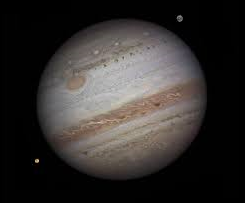
#> input picture Ressources/picture_png_1.PNG, 245 x 203 px
$ python test.py
#> lines starting #> are read from the running program, lines starting #| are printed output that depends on the picture
import cv2
from cv2 import dnn_superres
from stack_images import stackImages


##takes a really long time to run

sr = dnn_superres.DnnSuperResImpl_create()

image = cv2.imread('Ressources/picture_png_1.PNG')
#> image is the input picture: shape (203, 245, 3); mean B, G, R 45, 46.7, 50.1
image2 = cv2.imread('Ressources/picture_png_2.PNG')
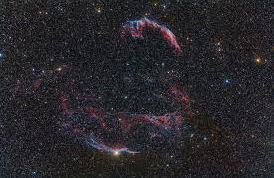
#> input picture Ressources/picture_png_2.PNG, 274 x 178 px
#> image2 is the input picture: shape (178, 274, 3); mean B, G, R 42.3, 38.2, 40.2
image3 = cv2.imread('Ressources/picture_png_3.PNG')
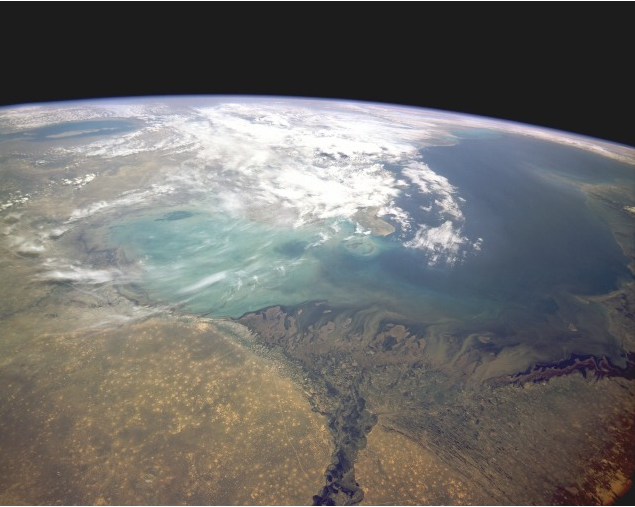
#> input picture Ressources/picture_png_3.PNG, 635 x 507 px
#> image3 is the input picture: shape (507, 635, 3); mean B, G, R 105.9, 108.1, 109.2
image5 = cv2.imread('Ressources/picture_png_5.PNG')
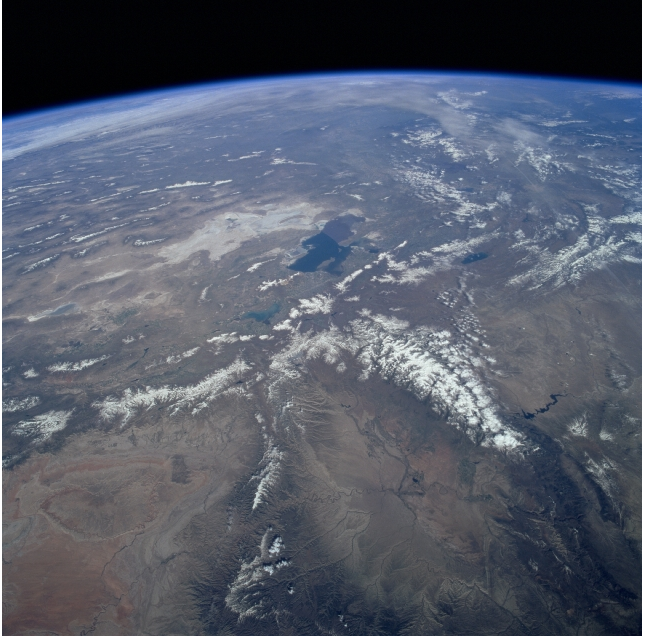
#> input picture Ressources/picture_png_5.PNG, 645 x 638 px
#> image5 is the input picture: shape (638, 645, 3); mean B, G, R 106.7, 92.5, 86.1


path = "Ressources/EDSR_x4_best_performing.pb"
#> (the run stopped early here; a loop or call above may not have finished)
